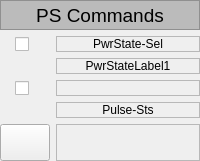
       <widget class="QWidget" name="widget_6" native="true">
        <layout class="QGridLayout" name="gridLayout_5">
         <property name="leftMargin">
          <number>0</number>
         </property>
         <property name="topMargin">
          <number>0</number>
         </property>
         <property name="rightMargin">
          <number>0</number>
         </property>
         <property name="bottomMargin">
          <number>0</number>
         </property>
         <item row="3" column="0">
          <widget class="PyDMByteIndicator" name="PyDMByteIndicator_21">
           <property name="sizePolicy">
            <sizepolicy hsizetype="Expanding" vsizetype="Expanding">
             <horstretch>0</horstretch>
             <verstretch>0</verstretch>
            </sizepolicy>
           </property>
           <property name="maximumSize">
            <size>
             <width>50</width>
             <height>16777215</height>
            </size>
           </property>
           <property name="toolTip">
            <string/>
           </property>
           <property name="layoutDirection">
            <enum>Qt::RightToLeft</enum>
           </property>
           <property name="channel" stdset="0">
            <string>ca://SpareNLK2:PwrState-Sts</string>
           </property>
           <property name="offColor" stdset="0">
            <color>
             <red>239</red>
             <green>41</green>
             <blue>41</blue>
            </color>
           </property>
           <property name="showLabels" stdset="0">
            <bool>false</bool>
           </property>
           <property name="circles" stdset="0">
            <bool>true</bool>
           </property>
           <property name="labels" stdset="0">
            <stringlist>
             <string>Bit 0</string>
            </stringlist>
           </property>
          </widget>
         </item>
         <item row="0" column="0" colspan="2">
          <widget class="QLabel" name="label_332">
           <property name="sizePolicy">
            <sizepolicy hsizetype="MinimumExpanding" vsizetype="Expanding">
             <horstretch>0</horstretch>
             <verstretch>0</verstretch>
            </sizepolicy>
           </property>
           <property name="minimumSize">
            <size>
             <width>0</width>
             <height>30</height>
            </size>
           </property>
           <property name="maximumSize">
            <size>
             <width>16777215</width>
             <height>30</height>
            </size>
           </property>
           <property name="palette">
            <palette>
             <active>
              <colorrole role="WindowText">
               <brush brushstyle="SolidPattern">
                <color alpha="255">
                 <red>0</red>
                 <green>0</green>
                 <blue>0</blue>
                </color>
               </brush>
              </colorrole>
              <colorrole role="Button">
               <brush brushstyle="SolidPattern">
                <color alpha="255">
                 <red>187</red>
                 <green>187</green>
                 <blue>187</blue>
                </color>
               </brush>
              </colorrole>
              <colorrole role="Light">
               <brush brushstyle="SolidPattern">
                <color alpha="255">
                 <red>255</red>
                 <green>255</green>
                 <blue>255</blue>
                </color>
               </brush>
              </colorrole>
              <colorrole role="Midlight">
               <brush brushstyle="SolidPattern">
                <color alpha="255">
                 <red>221</red>
                 <green>221</green>
                 <blue>221</blue>
                </color>
               </brush>
              </colorrole>
              <colorrole role="Dark">
               <brush brushstyle="SolidPattern">
                <color alpha="255">
                 <red>93</red>
                 <green>93</green>
                 <blue>93</blue>
                </color>
               </brush>
              </colorrole>
              <colorrole role="Mid">
               <brush brushstyle="SolidPattern">
                <color alpha="255">
                 <red>125</red>
                 <green>125</green>
                 <blue>125</blue>
                </color>
               </brush>
              </colorrole>
              <colorrole role="Text">
               <brush brushstyle="SolidPattern">
                <color alpha="255">
                 <red>0</red>
                 <green>0</green>
                 <blue>0</blue>
                </color>
               </brush>
              </colorrole>
              <colorrole role="BrightText">
               <brush brushstyle="SolidPattern">
                <color alpha="255">
                 <red>255</red>
                 <green>255</green>
                 <blue>255</blue>
                </color>
               </brush>
              </colorrole>
              <colorrole role="ButtonText">
               <brush brushstyle="SolidPattern">
                <color alpha="255">
                 <red>0</red>
                 <green>0</green>
                 <blue>0</blue>
                </color>
               </brush>
              </colorrole>
              <colorrole role="Base">
               <brush brushstyle="SolidPattern">
                <color alpha="255">
                 <red>255</red>
                 <green>255</green>
                 <blue>255</blue>
                </color>
               </brush>
              </colorrole>
              <colorrole role="Window">
               <brush brushstyle="SolidPattern">
                <color alpha="255">
                 <red>187</red>
                 <green>187</green>
                 <blue>187</blue>
                </color>
               </brush>
              </colorrole>
              <colorrole role="Shadow">
               <brush brushstyle="SolidPattern">
                <color alpha="255">
                 <red>0</red>
                 <green>0</green>
                 <blue>0</blue>
                </color>
               </brush>
              </colorrole>
              <colorrole role="AlternateBase">
               <brush brushstyle="SolidPattern">
                <color alpha="255">
                 <red>221</red>
                 <green>221</green>
                 <blue>221</blue>
                </color>
               </brush>
              </colorrole>
              <colorrole role="ToolTipBase">
               <brush brushstyle="SolidPattern">
                <color alpha="255">
                 <red>255</red>
                 <green>255</green>
                 <blue>220</blue>
                </color>
               </brush>
              </colorrole>
              <colorrole role="ToolTipText">
               <brush brushstyle="SolidPattern">
                <color alpha="255">
                 <red>0</red>
                 <green>0</green>
                 <blue>0</blue>
                </color>
               </brush>
              </colorrole>
              <colorrole role="PlaceholderText">
               <brush brushstyle="NoBrush">
                <color alpha="128">
                 <red>0</red>
                 <green>0</green>
                 <blue>0</blue>
                </color>
               </brush>
              </colorrole>
             </active>
             <inactive>
              <colorrole role="WindowText">
               <brush brushstyle="SolidPattern">
                <color alpha="255">
                 <red>0</red>
                 <green>0</green>
                 <blue>0</blue>
                </color>
               </brush>
              </colorrole>
              <colorrole role="Button">
               <brush brushstyle="SolidPattern">
                <color alpha="255">
                 <red>187</red>
                 <green>187</green>
                 <blue>187</blue>
                </color>
               </brush>
              </colorrole>
              <colorrole role="Light">
               <brush brushstyle="SolidPattern">
                <color alpha="255">
                 <red>255</red>
                 <green>255</green>
                 <blue>255</blue>
                </color>
               </brush>
              </colorrole>
              <colorrole role="Midlight">
               <brush brushstyle="SolidPattern">
                <color alpha="255">
                 <red>221</red>
                 <green>221</green>
                 <blue>221</blue>
                </color>
               </brush>
              </colorrole>
              <colorrole role="Dark">
               <brush brushstyle="SolidPattern">
                <color alpha="255">
                 <red>93</red>
                 <green>93</green>
                 <blue>93</blue>
                </color>
               </brush>
              </colorrole>
              <colorrole role="Mid">
               <brush brushstyle="SolidPattern">
                <color alpha="255">
                 <red>125</red>
                 <green>125</green>
                 <blue>125</blue>
                </color>
               </brush>
              </colorrole>
              <colorrole role="Text">
               <brush brushstyle="SolidPattern">
                <color alpha="255">
                 <red>0</red>
                 <green>0</green>
                 <blue>0</blue>
                </color>
               </brush>
              </colorrole>
              <colorrole role="BrightText">
               <brush brushstyle="SolidPattern">
                <color alpha="255">
                 <red>255</red>
                 <green>255</green>
                 <blue>255</blue>
                </color>
               </brush>
              </colorrole>
              <colorrole role="ButtonText">
               <brush brushstyle="SolidPattern">
                <color alpha="255">
                 <red>0</red>
                 <green>0</green>
                 <blue>0</blue>
                </color>
               </brush>
              </colorrole>
              <colorrole role="Base">
               <brush brushstyle="SolidPattern">
                <color alpha="255">
                 <red>255</red>
                 <green>255</green>
                 <blue>255</blue>
                </color>
               </brush>
              </colorrole>
              <colorrole role="Window">
               <brush brushstyle="SolidPattern">
                <color alpha="255">
                 <red>187</red>
                 <green>187</green>
                 <blue>187</blue>
                </color>
               </brush>
              </colorrole>
              <colorrole role="Shadow">
               <brush brushstyle="SolidPattern">
                <color alpha="255">
                 <red>0</red>
                 <green>0</green>
                 <blue>0</blue>
                </color>
               </brush>
              </colorrole>
              <colorrole role="AlternateBase">
               <brush brushstyle="SolidPattern">
                <color alpha="255">
                 <red>221</red>
                 <green>221</green>
                 <blue>221</blue>
                </color>
               </brush>
              </colorrole>
              <colorrole role="ToolTipBase">
               <brush brushstyle="SolidPattern">
                <color alpha="255">
                 <red>255</red>
                 <green>255</green>
                 <blue>220</blue>
                </color>
               </brush>
              </colorrole>
              <colorrole role="ToolTipText">
               <brush brushstyle="SolidPattern">
                <color alpha="255">
                 <red>0</red>
                 <green>0</green>
                 <blue>0</blue>
                </color>
               </brush>
              </colorrole>
              <colorrole role="PlaceholderText">
               <brush brushstyle="NoBrush">
                <color alpha="128">
                 <red>0</red>
                 <green>0</green>
                 <blue>0</blue>
                </color>
               </brush>
              </colorrole>
             </inactive>
             <disabled>
              <colorrole role="WindowText">
               <brush brushstyle="SolidPattern">
                <color alpha="255">
                 <red>93</red>
                 <green>93</green>
                 <blue>93</blue>
                </color>
               </brush>
              </colorrole>
              <colorrole role="Button">
               <brush brushstyle="SolidPattern">
                <color alpha="255">
                 <red>187</red>
                 <green>187</green>
                 <blue>187</blue>
                </color>
               </brush>
              </colorrole>
              <colorrole role="Light">
               <brush brushstyle="SolidPattern">
                <color alpha="255">
                 <red>255</red>
                 <green>255</green>
                 <blue>255</blue>
                </color>
               </brush>
              </colorrole>
              <colorrole role="Midlight">
               <brush brushstyle="SolidPattern">
                <color alpha="255">
                 <red>221</red>
                 <green>221</green>
                 <blue>221</blue>
                </color>
               </brush>
              </colorrole>
              <colorrole role="Dark">
               <brush brushstyle="SolidPattern">
                <color alpha="255">
                 <red>93</red>
                 <green>93</green>
                 <blue>93</blue>
                </color>
               </brush>
              </colorrole>
              <colorrole role="Mid">
               <brush brushstyle="SolidPattern">
                <color alpha="255">
                 <red>125</red>
                 <green>125</green>
                 <blue>125</blue>
                </color>
               </brush>
              </colorrole>
              <colorrole role="Text">
               <brush brushstyle="SolidPattern">
                <color alpha="255">
                 <red>93</red>
                 <green>93</green>
                 <blue>93</blue>
                </color>
               </brush>
              </colorrole>
              <colorrole role="BrightText">
               <brush brushstyle="SolidPattern">
                <color alpha="255">
                 <red>255</red>
                 <green>255</green>
                 <blue>255</blue>
                </color>
               </brush>
              </colorrole>
              <colorrole role="ButtonText">
               <brush brushstyle="SolidPattern">
                <color alpha="255">
                 <red>93</red>
                 <green>93</green>
                 <blue>93</blue>
                </color>
               </brush>
              </colorrole>
              <colorrole role="Base">
               <brush brushstyle="SolidPattern">
                <color alpha="255">
                 <red>187</red>
                 <green>187</green>
                 <blue>187</blue>
                </color>
               </brush>
              </colorrole>
              <colorrole role="Window">
               <brush brushstyle="SolidPattern">
                <color alpha="255">
                 <red>187</red>
                 <green>187</green>
                 <blue>187</blue>
                </color>
               </brush>
              </colorrole>
              <colorrole role="Shadow">
               <brush brushstyle="SolidPattern">
                <color alpha="255">
                 <red>0</red>
                 <green>0</green>
                 <blue>0</blue>
                </color>
               </brush>
              </colorrole>
              <colorrole role="AlternateBase">
               <brush brushstyle="SolidPattern">
                <color alpha="255">
                 <red>187</red>
                 <green>187</green>
                 <blue>187</blue>
                </color>
               </brush>
              </colorrole>
              <colorrole role="ToolTipBase">
               <brush brushstyle="SolidPattern">
                <color alpha="255">
                 <red>255</red>
                 <green>255</green>
                 <blue>220</blue>
                </color>
               </brush>
              </colorrole>
              <colorrole role="ToolTipText">
               <brush brushstyle="SolidPattern">
                <color alpha="255">
                 <red>0</red>
                 <green>0</green>
                 <blue>0</blue>
                </color>
               </brush>
              </colorrole>
              <colorrole role="PlaceholderText">
               <brush brushstyle="NoBrush">
                <color alpha="128">
                 <red>0</red>
                 <green>0</green>
                 <blue>0</blue>
                </color>
               </brush>
              </colorrole>
             </disabled>
            </palette>
           </property>
           <property name="font">
            <font>
             <family>Cantarell</family>
             <pointsize>14</pointsize>
            </font>
           </property>
           <property name="autoFillBackground">
            <bool>true</bool>
           </property>
           <property name="frameShape">
            <enum>QFrame::StyledPanel</enum>
           </property>
           <property name="text">
            <string>PS Commands</string>
           </property>
           <property name="alignment">
            <set>Qt::AlignCenter</set>
           </property>
          </widget>
         </item>
         <item row="6" column="1">
          <widget class="PyDMLabel" name="PyDMLabel_16">
           <property name="sizePolicy">
            <sizepolicy hsizetype="Expanding" vsizetype="Expanding">
             <horstretch>0</horstretch>
             <verstretch>0</verstretch>
            </sizepolicy>
           </property>
           <property name="toolTip">
            <string/>
           </property>
           <property name="frameShape">
            <enum>QFrame::StyledPanel</enum>
           </property>
           <property name="text">
            <string>Pulse-Sts</string>
           </property>
           <property name="alignment">
            <set>Qt::AlignCenter</set>
           </property>
           <property name="channel" stdset="0">
            <string>ca://SpareNLK2:Pulse-Sts.DESC</string>
           </property>
          </widget>
         </item>
         <item row="7" column="1">
          <widget class="PyDMLabel" name="PyDMLabel_23">
           <property name="sizePolicy">
            <sizepolicy hsizetype="Expanding" vsizetype="Expanding">
             <horstretch>0</horstretch>
             <verstretch>0</verstretch>
            </sizepolicy>
           </property>
           <property name="toolTip">
            <string/>
           </property>
           <property name="frameShape">
            <enum>QFrame::StyledPanel</enum>
           </property>
           <property name="alignment">
            <set>Qt::AlignCenter</set>
           </property>
           <property name="channel" stdset="0">
            <string>ca://SpareNLK2:ResetLabel-Cte</string>
           </property>
          </widget>
         </item>
         <item row="6" column="0">
          <widget class="PyDMByteIndicator" name="PyDMByteIndicator_22">
           <property name="sizePolicy">
            <sizepolicy hsizetype="Expanding" vsizetype="Expanding">
             <horstretch>0</horstretch>
             <verstretch>0</verstretch>
            </sizepolicy>
           </property>
           <property name="maximumSize">
            <size>
             <width>50</width>
             <height>16777215</height>
            </size>
           </property>
           <property name="toolTip">
            <string/>
           </property>
           <property name="layoutDirection">
            <enum>Qt::RightToLeft</enum>
           </property>
           <property name="channel" stdset="0">
            <string>ca://SpareNLK2:Pulse-Sts</string>
           </property>
           <property name="offColor" stdset="0">
            <color>
             <red>239</red>
             <green>41</green>
             <blue>41</blue>
            </color>
           </property>
           <property name="showLabels" stdset="0">
            <bool>false</bool>
           </property>
           <property name="circles" stdset="0">
            <bool>true</bool>
           </property>
           <property name="labels" stdset="0">
            <stringlist>
             <string>Bit 0</string>
            </stringlist>
           </property>
          </widget>
         </item>
         <item row="3" column="1">
          <widget class="PyDMLabel" name="PyDMLabel_24">
           <property name="sizePolicy">
            <sizepolicy hsizetype="Expanding" vsizetype="Expanding">
             <horstretch>0</horstretch>
             <verstretch>0</verstretch>
            </sizepolicy>
           </property>
           <property name="toolTip">
            <string/>
           </property>
           <property name="frameShape">
            <enum>QFrame::StyledPanel</enum>
           </property>
           <property name="text">
            <string>PwrStateLabel1</string>
           </property>
           <property name="alignment">
            <set>Qt::AlignCenter</set>
           </property>
           <property name="channel" stdset="0">
            <string>ca://SpareNLK2:PwrState-Sts.DESC</string>
           </property>
          </widget>
         </item>
         <item row="7" column="0">
          <widget class="PyDMPushButton" name="PyDMPushButton_3">
           <property name="sizePolicy">
            <sizepolicy hsizetype="MinimumExpanding" vsizetype="Expanding">
             <horstretch>0</horstretch>
             <verstretch>0</verstretch>
            </sizepolicy>
           </property>
           <property name="minimumSize">
            <size>
             <width>0</width>
             <height>37</height>
            </size>
           </property>
           <property name="maximumSize">
            <size>
             <width>50</width>
             <height>16777215</height>
            </size>
           </property>
           <property name="toolTip">
            <string/>
           </property>
           <property name="layoutDirection">
            <enum>Qt::RightToLeft</enum>
           </property>
           <property name="channel" stdset="0">
            <string>ca://SpareNLK2:Reset-Cmd</string>
           </property>
           <property name="pressValue" stdset="0">
            <string>1</string>
           </property>
          </widget>
         </item>
         <item row="2" column="1">
          <widget class="PyDMLabel" name="PyDMLabel_25">
           <property name="sizePolicy">
            <sizepolicy hsizetype="Expanding" vsizetype="Expanding">
             <horstretch>0</horstretch>
             <verstretch>0</verstretch>
            </sizepolicy>
           </property>
           <property name="toolTip">
            <string/>
           </property>
           <property name="frameShape">
            <enum>QFrame::StyledPanel</enum>
           </property>
           <property name="text">
            <string>PwrState-Sel</string>
           </property>
           <property name="alignment">
            <set>Qt::AlignCenter</set>
           </property>
           <property name="channel" stdset="0">
            <string>ca://SpareNLK2:PwrStateLabel1-Cte</string>
           </property>
          </widget>
         </item>
         <item row="5" column="1">
          <widget class="PyDMLabel" name="PyDMLabel_26">
           <property name="sizePolicy">
            <sizepolicy hsizetype="Expanding" vsizetype="Expanding">
             <horstretch>0</horstretch>
             <verstretch>0</verstretch>
            </sizepolicy>
           </property>
           <property name="toolTip">
            <string/>
           </property>
           <property name="frameShape">
            <enum>QFrame::StyledPanel</enum>
           </property>
           <property name="alignment">
            <set>Qt::AlignCenter</set>
           </property>
           <property name="channel" stdset="0">
            <string>ca://SpareNLK2:PulseLabel-Cte</string>
           </property>
          </widget>
         </item>
         <item row="5" column="0">
          <widget class="QFrame" name="frame_6">
           <property name="frameShape">
            <enum>QFrame::NoFrame</enum>
           </property>
           <property name="frameShadow">
            <enum>QFrame::Raised</enum>
           </property>
           <layout class="QHBoxLayout" name="horizontalLayout_3">
            <property name="leftMargin">
             <number>0</number>
            </property>
            <property name="topMargin">
             <number>0</number>
            </property>
            <property name="rightMargin">
             <number>0</number>
            </property>
            <property name="bottomMargin">
             <number>0</number>
            </property>
            <item>
             <widget class="PyDMCheckbox" name="PyDMCheckbox_5">
              <property name="sizePolicy">
               <sizepolicy hsizetype="Maximum" vsizetype="Expanding">
                <horstretch>0</horstretch>
                <verstretch>0</verstretch>
               </sizepolicy>
              </property>
              <property name="minimumSize">
               <size>
                <width>0</width>
                <height>0</height>
               </size>
              </property>
              <property name="maximumSize">
               <size>
                <width>20</width>
                <height>16777215</height>
               </size>
              </property>
              <property name="toolTip">
               <string/>
              </property>
              <property name="layoutDirection">
               <enum>Qt::LeftToRight</enum>
              </property>
              <property name="channel" stdset="0">
               <string>ca://SpareNLK2:Pulse-Sel</string>
              </property>
             </widget>
            </item>
           </layout>
          </widget>
         </item>
         <item row="2" column="0">
          <widget class="QFrame" name="frame_7">
           <property name="frameShape">
            <enum>QFrame::NoFrame</enum>
           </property>
           <property name="frameShadow">
            <enum>QFrame::Raised</enum>
           </property>
           <layout class="QHBoxLayout" name="horizontalLayout_4">
            <property name="leftMargin">
             <number>0</number>
            </property>
            <property name="topMargin">
             <number>0</number>
            </property>
            <property name="rightMargin">
             <number>0</number>
            </property>
            <property name="bottomMargin">
             <number>0</number>
            </property>
            <item>
             <widget class="PyDMCheckbox" name="PyDMCheckbox_6">
              <property name="sizePolicy">
               <sizepolicy hsizetype="Maximum" vsizetype="Expanding">
                <horstretch>0</horstretch>
                <verstretch>0</verstretch>
               </sizepolicy>
              </property>
              <property name="minimumSize">
               <size>
                <width>0</width>
                <height>0</height>
               </size>
              </property>
              <property name="maximumSize">
               <size>
                <width>20</width>
                <height>50</height>
               </size>
              </property>
              <property name="sizeIncrement">
               <size>
                <width>0</width>
                <height>0</height>
               </size>
              </property>
              <property name="toolTip">
               <string/>
              </property>
              <property name="layoutDirection">
               <enum>Qt::LeftToRight</enum>
              </property>
              <property name="iconSize">
               <size>
                <width>16</width>
                <height>16</height>
               </size>
              </property>
              <property name="shortcut">
               <string notr="true"/>
              </property>
              <property name="autoRepeat">
               <bool>false</bool>
              </property>
              <property name="channel" stdset="0">
               <string>ca://SpareNLK2:PwrState-Sel</string>
              </property>
             </widget>
            </item>
           </layout>
          </widget>
         </item>
        </layout>
       </widget>
